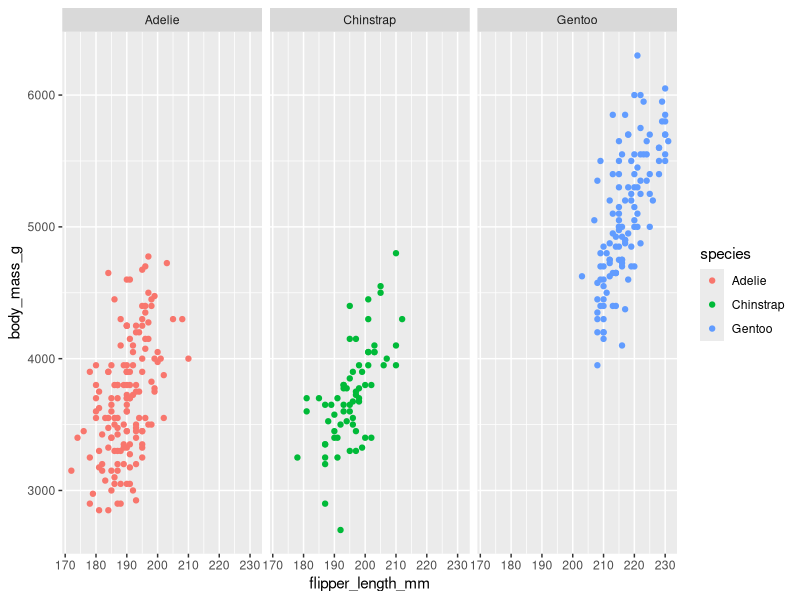
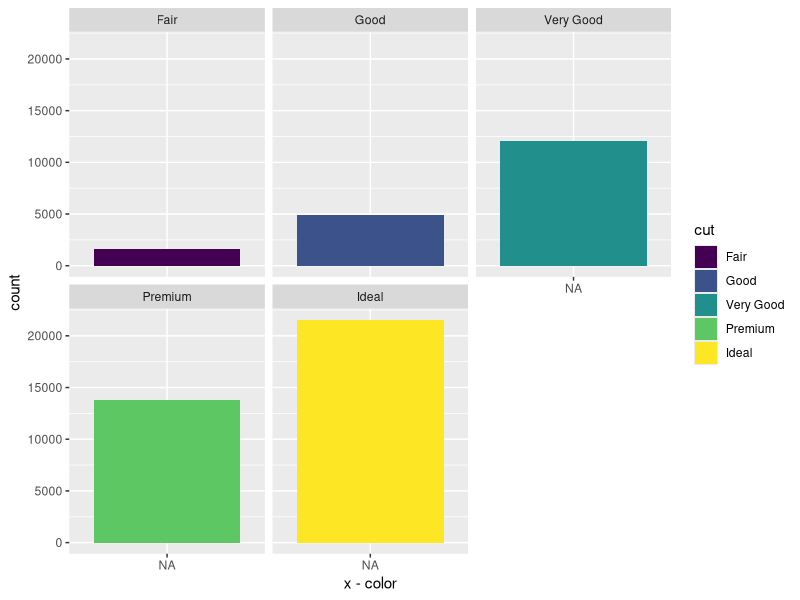

R code for these plots, in order:
library(ggplot2)
library(palmerpenguins)
ggplot(data=penguins,aes(x=flipper_length_mm,y=body_mass_g))+
  geom_point(aes(color=species))+
  facet_wrap(~species)

ggplot(data=diamonds)+
  geom_bar(mapping=aes(x-color,fill=cut))+
  facet_wrap(~cut)